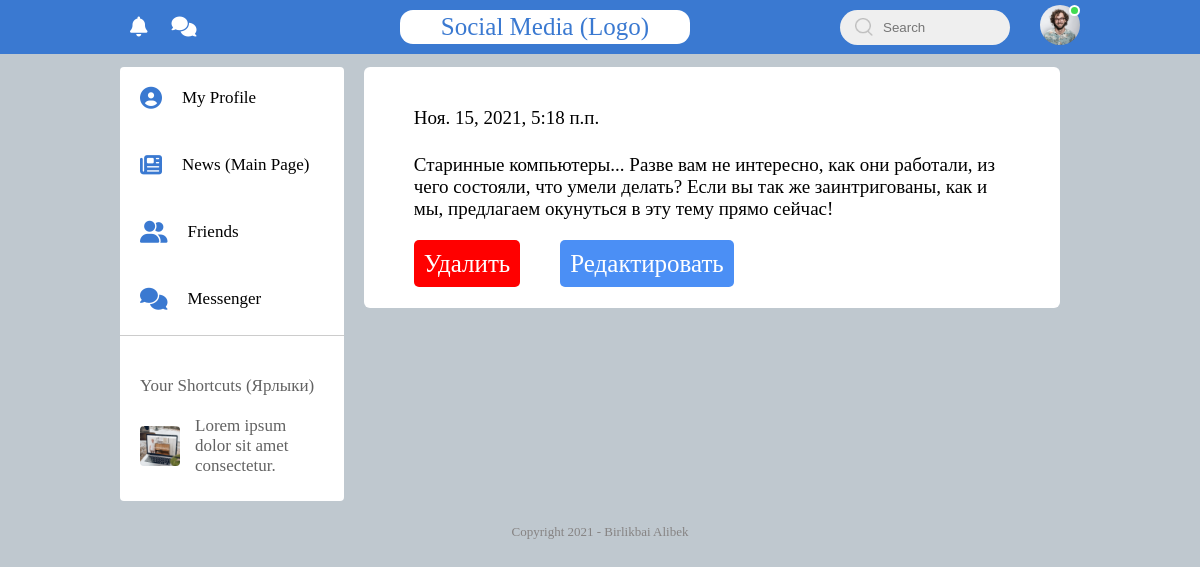
Screenshot of /news/3 with the database file from the repository.
### news/models.py (models this page shows, shortened)
class Articles(models.Model):
    full_text = models.TextField('Пост (Текст)')
    date = models.DateTimeField('Дата публикации')
    class Meta:
        verbose_name = 'Запись'
        verbose_name_plural = 'Записи'

### news/views.py (the view)
# urls.py: path('<int:pk>', views.NewsDetailView.as_view(), name='news-detail'),
class NewsDetailView(DetailView):
    model = Articles
    template_name = 'news/details_view.html'
    context_object_name = 'article'

### news/templates/news/details_view.html (shortened to what this page needs)
{% extends 'main/layouts/layout-additional.html' %}
{% load static %}
    {% block style %}
        <link rel="stylesheet" href="{% static 'css/styles.css' %}">
    {% endblock %}
    {% block current-page %}
        <div class="imp-links">
            <a href="{% url 'profile' %}"><i class="fas fa-user-circle"></i> My Profile </a>
            <a href="{% url 'news_home' %}"><i class="fas fa-newspaper"></i> News (Main Page) </a>
            <a href="{% url 'friends' %}"><i class="fas fa-user-friends"></i> Friends </a>
            <a href="{% url 'messenger' %}"><i class="fas fa-comments"></i> Messenger </a>
        </div>
    {% endblock %}
    {% block main-container %}
        <div class="main-content">
            <div class="write-post-container details-view">
                <p>{{ article.date }}</p>
                <p>{{ article.full_text }}</p>
                <div class="flex">
                    <div class="delete">
                        <a href="{% url 'news-delete' article.id %}">Удалить</a>
                    </div>
                    <div class="edit">
                        <a href="{% url 'news-update' article.id %}">Редактировать</a>
                    </div>
                </div>
            </div>
        </div>
    {% endblock %}

### main/static/css/styles.css (style rules this page uses)
* { margin: 0; padding: 0; box-sizing: border-box; }
:root { --body-color: #bfc8cf; --nav-color: #3a79d1; --bg-color: #fff; --header-logo-color: var(--bg-color); --sidebar-font-color: var(--nav-color); --left-sidebar-font-color: var(--body-font-color); --nav-font-color: var(--nav-color); --body-font-color: black; --footer-font-color: #868383; --current-page-link-color: var(--nav-color); --current-page-icon-color: #fff; --search-caret-color: black; }
body { background: var(--body-color); transition: background 0.3s; }
a { text-decoration: none; }
.main-content { flex-basis: 80%; margin: 0 10px; }
.imp-links a, .shortcut-links a { text-decoration: none; display: flex; align-items: center; margin-bottom: 5px; color: var(--left-sidebar-font-color); width: fit-content; font-size: 17px; }
.imp-links { border-bottom: 1px solid #ccc; }
.write-post-container { width: 100%; background: var(--bg-color); border-radius: 6px; padding: 20px; color: #626262; }
.imp-links *:not(#current-page) { padding: 10px; }
.fa-user-circle { color: var(--sidebar-font-color); font-size: 22px; margin-right: 10px; }
.fa-newspaper { color: var(--sidebar-font-color); font-size: 22px; margin-right: 10px; }
.fa-user-friends { color: var(--sidebar-font-color); font-size: 22px; margin-right: 10px; }
.fa-comments { color: var(--sidebar-font-color); font-size: 22px; margin-right: 10px; }
.write-post-container { padding-bottom: 30px; }
.write-post-container p { margin-top: 15px; }
.write-post-container a, .btn-comment a { background: none; border: none; background-color: rgb(75, 143, 245); color: #fff; font-size: 25px; padding: 10px; border-radius: 5px; text-align: center; cursor: pointer; text-decoration: none; }
.details-view p { font-size: 19px; padding: 5px 30px; color: var(--body-font-color); }
.flex { display: flex; gap: 40px; margin-top: 25px; padding: 0px 30px; }
.delete a { background-color: red; }

### rows the page displays
Articles: date "Ноя. 15, 2021, 5:18 п.п.", full_text "Старинные компьютеры... Разве вам не интересно, как они работали, из чего состояли, что умели делать? Если вы так же заинтригованы, как и мы, предлагаем окунуться в эту тему прямо сейчас!"
